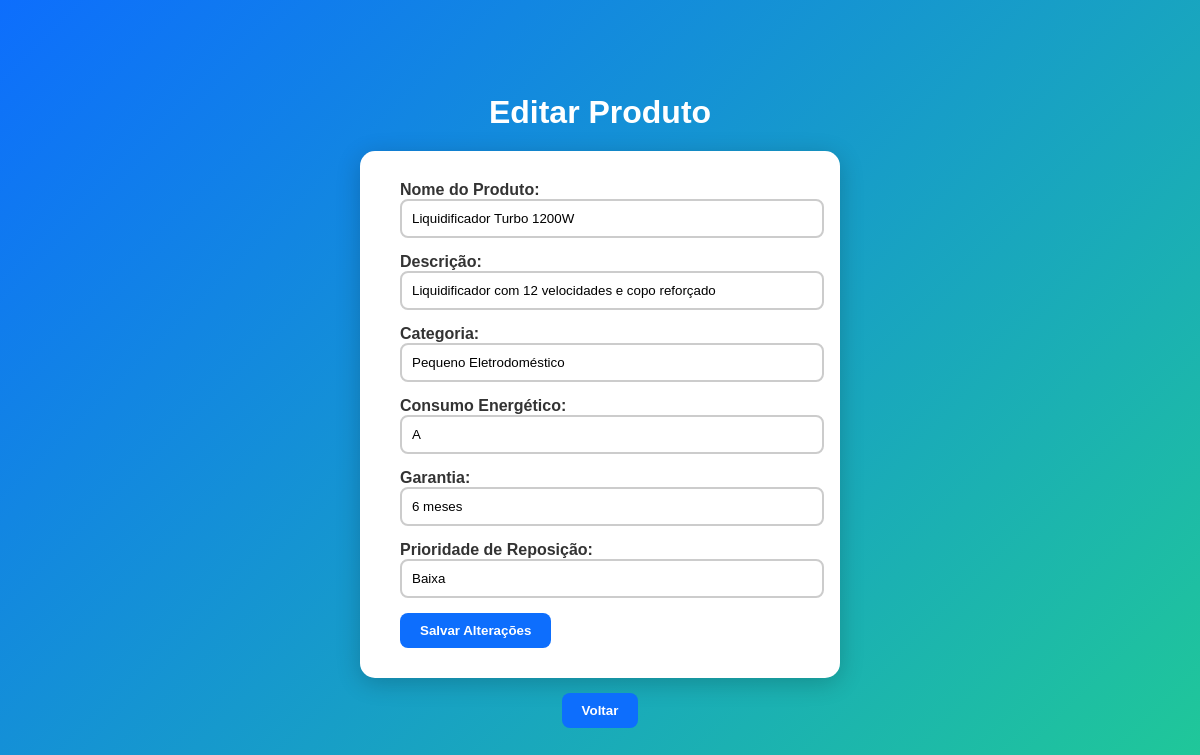
Screenshot of /view/editar_produto.php?acao=editar_produto&id=3 (signed in) with the database file from the repository.
### tables this page shows
CREATE TABLE PRODUTO (
    PROD_ID INTEGER AUTO_INCREMENT PRIMARY KEY,
    PROD_NOME VARCHAR(255),
    PROD_DESCRICAO VARCHAR(255),
    PROD_CATEGORIA VARCHAR(255),
    FK_USU_ID INTEGER,
    PROD_CONSUMO_ENERGETICO VARCHAR(50),
    PROD_GARANTIA VARCHAR(100),
    PROD_PRIORIDADE_REPOSICAO VARCHAR(100),
    CONSTRAINT FK_PRODUTO_USUARIO FOREIGN KEY (FK_USU_ID)
        REFERENCES USUARIO (USU_ID)
);

### model/model_produto.php (called while the page is built, shortened)
<?php
class Produto {
    public function buscar_produto_pelo_id($id) {
        $conn = Database::getConnection();
        $select = $conn->prepare("SELECT
                                    P.PROD_ID,
                                    P.PROD_NOME,
                                    P.PROD_DESCRICAO,
                                    P.PROD_CATEGORIA,
                                    P.PROD_CONSUMO_ENERGETICO,
                                    P.PROD_GARANTIA,
                                    P.PROD_PRIORIDADE_REPOSICAO,
                                    E.EST_QUANTIDADE AS ESTOQUE_QUANTIDADE,
                                    U.USU_NOME,
                                    U.USU_EMAIL
                                FROM PRODUTO P
                                JOIN USUARIO U ON P.FK_USU_ID = U.USU_ID
                                JOIN ESTOQUE E ON P.PROD_ID = E.FK_PROD_ID
                                WHERE P.PROD_ID = ?
                                ORDER BY P.PROD_NOME");
        $select->bind_param("i", $id);
        $select->execute();
        $result = $select->get_result();
        $produto = $result->fetch_assoc();
        return $produto;
    }
}
?>

### controller/controller_produto.php (called while the page is built, shortened)
<?php
require_once "../model/model_produto.php";
if (isset($_POST["cadastrar_produto"])) {
    $produto = new Produto();
    $nome = isset($_POST['nome']) ? trim($_POST['nome']) : '';
    $descricao = isset($_POST['descricao']) ? trim($_POST['descricao']) : '';
    $categoria = isset($_POST['categoria']) ? trim($_POST['categoria']) : '';
    $consumo = isset($_POST['consumo']) ? trim($_POST['consumo']) : '';
    $garantia = isset($_POST['garantia']) ? trim($_POST['garantia']) : '';
    $prioridade = isset($_POST['prioridade']) ? trim($_POST['prioridade']) : '';
    $fk_usuario = $_SESSION['usuario']["USU_ID"];
    $resultado = $produto->cadastrar_produto(
        $nome,
        $descricao,
        $categoria,
        $fk_usuario,
        $consumo,
        $garantia,
        $prioridade
    );
    if ($resultado) {
        echo "<script>
                alert('Produto cadastrado com sucesso!');
                window.location.href='../view/listar_produtos.php';
            </script>";
    } else {
        echo "<script>
                alert('Erro ao cadastrar produto!');
                window.location.href='../view/listar_produtos.php';
            </script>";
    }
    exit();
}
else if (isset($_GET["acao"]) && $_GET["acao"] == "editar_produto") {
    $produto = new Produto();
    $resultados = $produto->buscar_produto_pelo_id($_GET["id"]);
    if (!empty($resultados)) {
        $produto_editar = $resultados;
    } else {
        echo "<script>
                alert('Produto não encontrado!');
                window.location.href='../view/listar_produtos.php';
            </script>";
        exit();
    }
}
?>

### view/editar_produto.php (the view, shortened to what this page needs)
<?php
require_once "./../controller/controller_produto.php";
?>
<!DOCTYPE html>
<html lang="pt-br">
<head>
</head>
<body>
    <h1>Editar Produto</h1>
    <form action="" method="POST">
        <label>Nome do Produto:</label>
        <input type="text" id="nome" name="nome" value="<?php echo $produto_editar['PROD_NOME']; ?>" required>
        <label>Descrição:</label>
        <input type="text" id="descricao" name="descricao" value="<?php echo $produto_editar['PROD_DESCRICAO']; ?>" required>
        <label>Categoria:</label>
        <input type="text" id="categoria" name="categoria" value="<?php echo $produto_editar['PROD_CATEGORIA']; ?>" required>
        <label>Consumo Energético:</label>
        <input type="text" id="consumo" name="consumo" value="<?php echo $produto_editar['PROD_CONSUMO_ENERGETICO']; ?>" required>
        <label>Garantia:</label>
        <input type="text" id="garantia" name="garantia" value="<?php echo $produto_editar['PROD_GARANTIA']; ?>" required>
        <label>Prioridade de Reposição:</label>
        <input type="text" id="prioridade" name="prioridade" value="<?php echo $produto_editar['PROD_PRIORIDADE_REPOSICAO']; ?>" required>
        <input type="submit" id="editar_produto" name="editar_produto" value="Salvar Alterações">
    </form>
    <div class="voltar">
        <a href="inicial.php"><button>Voltar</button></a>
    </div>
</body>
</html>

### view/editar_produto.php (style rules this page uses)
body { font-family: 'Poppins', sans-serif; background: linear-gradient(135deg, #0d6efd, #20c997); height: 100vh; display: flex; justify-content: center; align-items: center; flex-direction: column; margin: 0; color: #fff; }
h1 { margin-bottom: 20px; }
form { background: #fff; color: #333; padding: 30px 40px; border-radius: 15px; box-shadow: 0 5px 25px rgba(0,0,0,0.2); width: 400px; text-align: left; }
label { font-weight: bold; }
input[type="text"], input[type="number"] { width: 100%; padding: 10px; border: 2px solid #ccc; border-radius: 8px; margin-bottom: 15px; transition: 0.3s; }
input[type="submit"], button { background: #0d6efd; color: #fff; border: none; border-radius: 8px; padding: 10px 20px; cursor: pointer; font-weight: bold; transition: 0.3s; }
.voltar { margin-top: 15px; }

### rows the page displays
produto: nome "Liquidificador Turbo 1200W", descricao "Liquidificador com 12 velocidades e copo reforçado", categoria "Pequeno Eletrodoméstico", consumo "A", garantia "6 meses", prioridade "Baixa"
